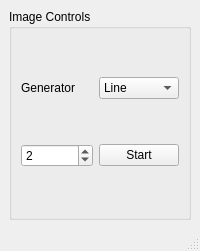
<?xml version="1.0" encoding="UTF-8"?>
<ui version="4.0">
 <class>MainWindow</class>
 <widget class="QMainWindow" name="MainWindow">
  <property name="geometry">
   <rect>
    <x>0</x>
    <y>0</y>
    <width>200</width>
    <height>251</height>
   </rect>
  </property>
  <property name="windowTitle">
   <string>MainWindow</string>
  </property>
  <widget class="QWidget" name="centralwidget">
   <layout class="QGridLayout" name="gridLayout">
    <item row="0" column="0">
     <widget class="QGroupBox" name="groupBox">
      <property name="title">
       <string>Image Controls</string>
      </property>
      <layout class="QGridLayout" name="gridLayout_2">
       <item row="1" column="1">
        <widget class="QSpinBox" name="timer_duration">
         <property name="maximum">
          <number>10</number>
         </property>
         <property name="value">
          <number>2</number>
         </property>
        </widget>
       </item>
       <item row="1" column="2">
        <widget class="QPushButton" name="start_sim">
         <property name="text">
          <string>Start</string>
         </property>
        </widget>
       </item>
       <item row="0" column="1">
        <widget class="QLabel" name="label_3">
         <property name="text">
          <string>Generator</string>
         </property>
        </widget>
       </item>
       <item row="0" column="2">
        <widget class="QComboBox" name="mode">
         <item>
          <property name="text">
           <string>Line</string>
          </property>
         </item>
         <item>
          <property name="text">
           <string>Check</string>
          </property>
         </item>
         <item>
          <property name="text">
           <string>Pixel</string>
          </property>
         </item>
        </widget>
       </item>
      </layout>
     </widget>
    </item>
   </layout>
  </widget>
  <widget class="QMenuBar" name="menubar">
   <property name="geometry">
    <rect>
     <x>0</x>
     <y>0</y>
     <width>200</width>
     <height>21</height>
    </rect>
   </property>
  </widget>
  <widget class="QStatusBar" name="statusbar"/>
 </widget>
 <resources/>
 <connections/>
</ui>
